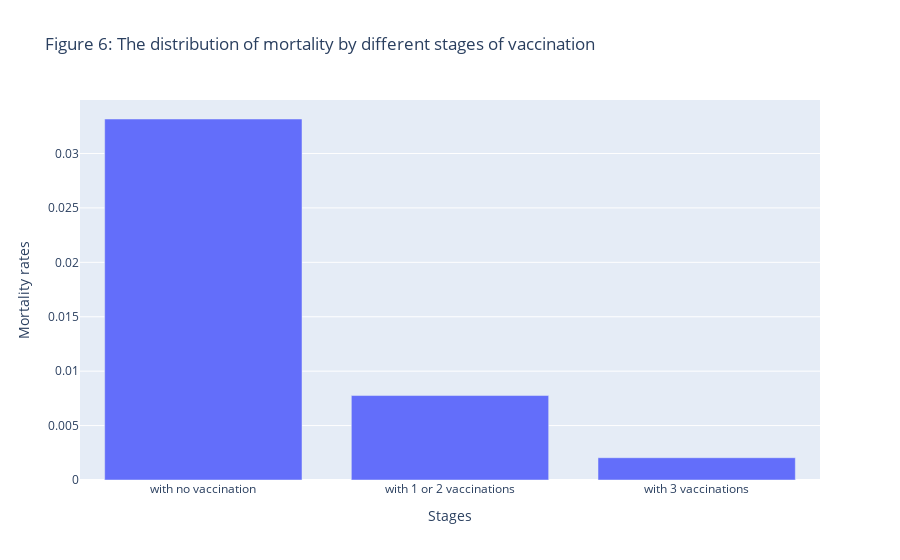

Write notebook code for a chart like this one.
### Code cell
# making the result for plotting
temp={
   "Stages" : ['with no vaccination','with 1 or 2 vaccinations','with 3 vaccinations'],
   "Mortality rates" : [death_rate1,death_rate2,death_rate3]
  }
result=pd.DataFrame(temp)
# create figure 6
fig = px.bar(result,
    x='Stages', 
    y='Mortality rates',
    title="Figure 6: The distribution of mortality by different stages of vaccination"
)
fig.show()

### Figure 1 — Plotly figure (JSON) as saved in the notebook; plotly's stock layout.template omitted (floating-point values rounded to 4 significant figures)
{"data": [{"alignmentgroup": "True", "hovertemplate": "Stages=%{x}<br>Mortality rates=%{y}<extra></extra>", "legendgroup": "", "marker": {"color": "#636efa", "pattern": {"shape": ""}}, "name": "", "offsetgroup": "", "orientation": "v", "showlegend": false, "textposition": "auto", "type": "bar", "x": ["with no vaccination", "with 1 or 2 vaccinations", "with 3 vaccinations"], "xaxis": "x", "y": [0.03317, 0.007761, 0.002048], "yaxis": "y"}], "layout": {"barmode": "relative", "legend": {"tracegroupgap": 0}, "title": {"text": "Figure 6: The distribution of mortality by different stages of vaccination"}, "xaxis": {"anchor": "y", "domain": [0, 1], "title": {"text": "Stages"}}, "yaxis": {"anchor": "x", "domain": [0, 1], "title": {"text": "Mortality rates"}}}}
